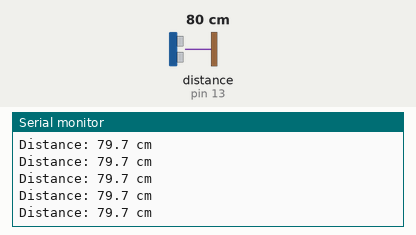
A sketch run on a simulated Arduino Uno, built with avr-gcc and run on an emulated ATmega328P. Shown: the last lines printed to the serial monitor. Wiring (inferred from the names in the program): ultrasonic range finder: trigger pin 12; echo pin 13. The test bench sets the inputs (shaded band); at power-on: distance to the obstacle (sensor on pin 13) 80 cm. The echo pulse lasts 58.3 µs per cm.

Above: at 1.2 s.
1.3 s: distance to the obstacle (sensor on pin 13) set to 2 cm
At 1.8 s:
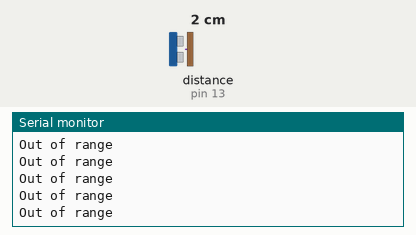
3.2 s: distance to the obstacle (sensor on pin 13) set to 6 cm
At 3.7 s:
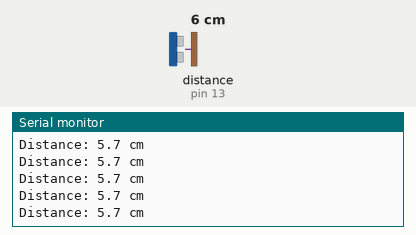

Measured:
- the behaviour switches between 4 and 5 cm on distance to the obstacle (sensor on pin 13) (found by bisection; images 1 and 2)
- after the input at 1.3 s, the serial monitor: prints a new line after 0.07 s (image 1)
- after the input at 3.2 s, the serial monitor: prints a new line after 0.08 s (image 2)

The sketch:

GarageParkingAssistant.ino
```cpp
int trigPin = 12;            // HC-SR04 trigger pin
int echoPin = 13;            // HC-SR04 echo pin
float duration, distance;
void setup()
{
  Serial.begin(9600);
  pinMode(trigPin, OUTPUT); // define trigger pin as output
}
void loop()
{
  digitalWrite(echoPin, LOW);   // set the echo pin LOW
  digitalWrite(trigPin, LOW);   // set the trigger pin LOW
  delayMicroseconds(2);
  digitalWrite(trigPin, HIGH);  // set the trigger pin HIGH for 10μs
  delayMicroseconds(10);
  digitalWrite(trigPin, LOW);
  duration = pulseIn(echoPin, HIGH);  // measure the echo time (μs)
  distance = (duration/2.0)*0.0343;   // convert echo time to distance (cm)
  if(distance>400 || distance<4) {
    Serial.println("Out of range");
  }
  else
  {
    Serial.print("Distance: ");
    Serial.print(distance, 1);
    Serial.println(" cm");
  }
}
```
